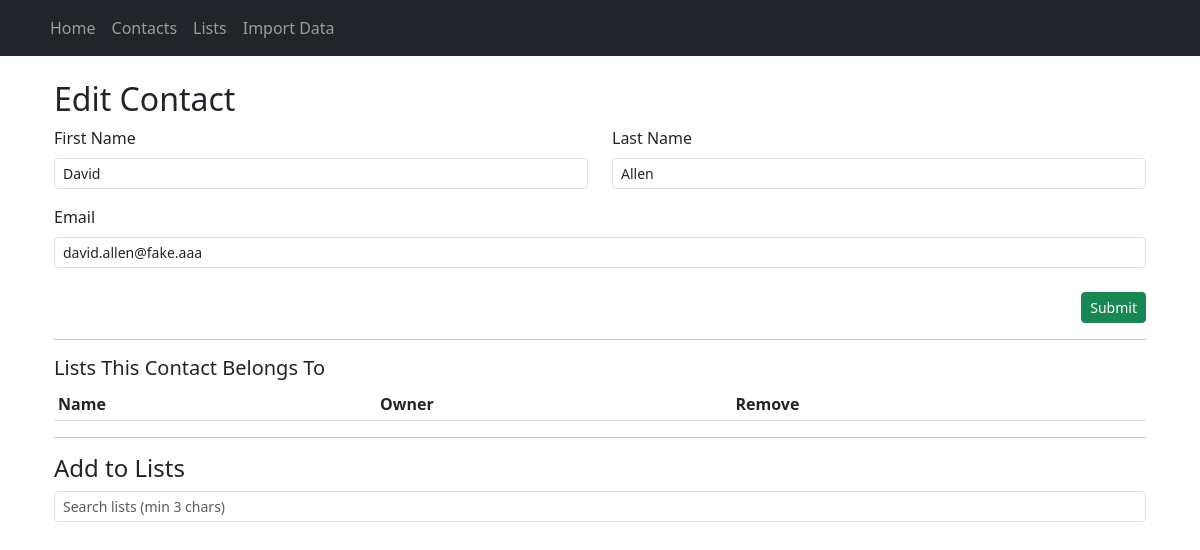
Screenshot of /edit/41 with the database file from the repository.
### models.py (models this page shows)
class Contact(db.Model):
    id = db.Column(db.Integer, primary_key=True)
    first_name = db.Column(db.String(50), nullable=False)
    last_name = db.Column(db.String(50), nullable=False)
    email = db.Column(db.String(120), unique=True, nullable=False)

### app.py (the view, shortened to what this page needs)
@app.route('/edit/<int:contact_id>', methods=['GET', 'POST'])
def edit_contact(contact_id):
    contact = Contact.query.get_or_404(contact_id)
    form = ContactForm(obj=contact)
    return render_template('edit_contact.html', form=form, contact=contact)

### forms.py
class ContactForm(FlaskForm):
    first_name = StringField('First Name', validators=[DataRequired()])
    last_name = StringField('Last Name', validators=[DataRequired()])
    email = StringField('Email', validators=[DataRequired(), Email()])
    submit = SubmitField('Submit')

### templates/edit_contact.html (shortened to what this page needs)
{% extends 'base.html' %}
{% block content %}
<div class="container">
    <h2>Edit Contact</h2>
    <form method="POST" class="mb-3">
        <div class="row mb-3">
            <div class="col-md-6">
                {{ form.first_name.label(class="form-label") }}
                {{ form.first_name(class="form-control form-control-sm") }}
            </div>
            <div class="col-md-6">
                {{ form.last_name.label(class="form-label") }}
                {{ form.last_name(class="form-control form-control-sm") }}
            </div>
        </div>
        <div class="mb-3">
            {{ form.email.label(class="form-label") }}
            {{ form.email(class="form-control form-control-sm") }}
        </div>
        <div class="d-flex justify-content-end mt-4">
            {{ form.submit(class="btn btn-success btn-sm") }}
        </div>
    </form>
    <hr>
    <h5>Lists This Contact Belongs To</h5>
    <table class="table table-sm" id="current-lists-table">
        <thead>
            <tr>
                <th>Name</th>
                <th>Owner</th>
                <th>Remove</th>
            </tr>
        </thead>
    </table>
    <hr>
    <h4>Add to Lists</h4>
    <div class="mb-3">
        <input type="text" id="list-search" class="form-control form-control-sm" placeholder="Search lists (min 3 chars)">
    </div>
</div>
{% endblock %}

### rows the page displays
Contact: first_name "David", last_name "Allen", email "david.allen@fake.aaa"
